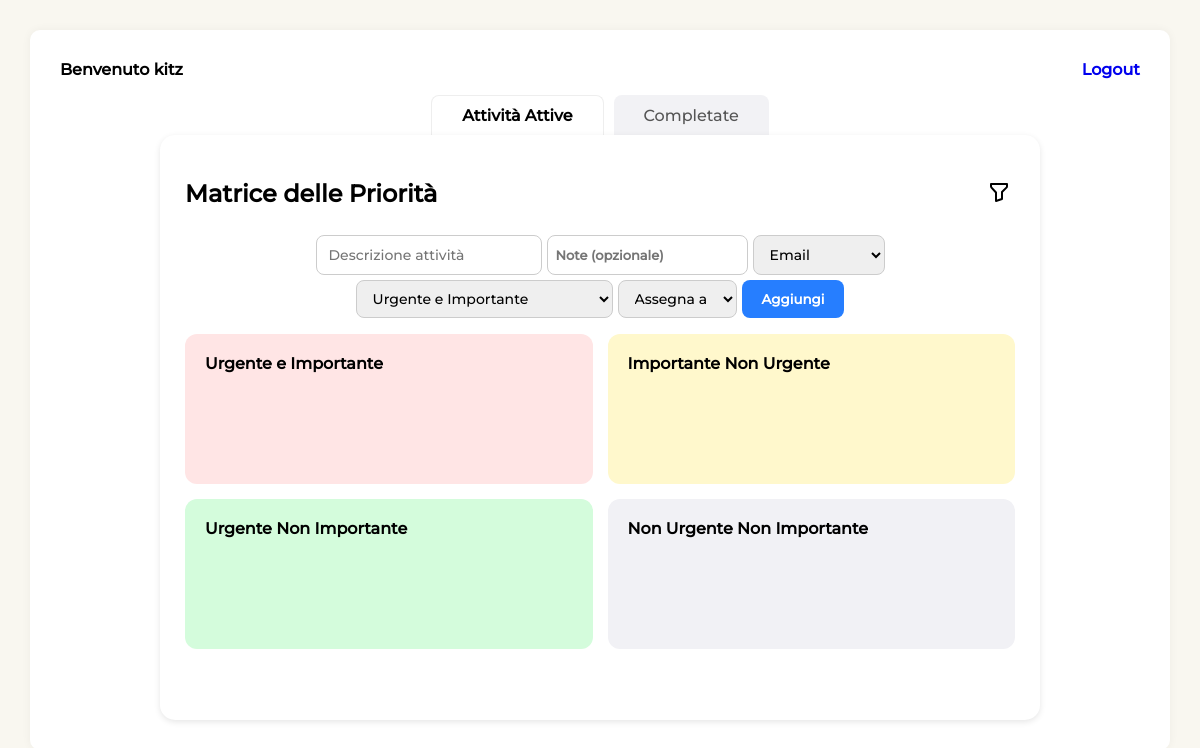
The app's page /home/ (signed in), older data.
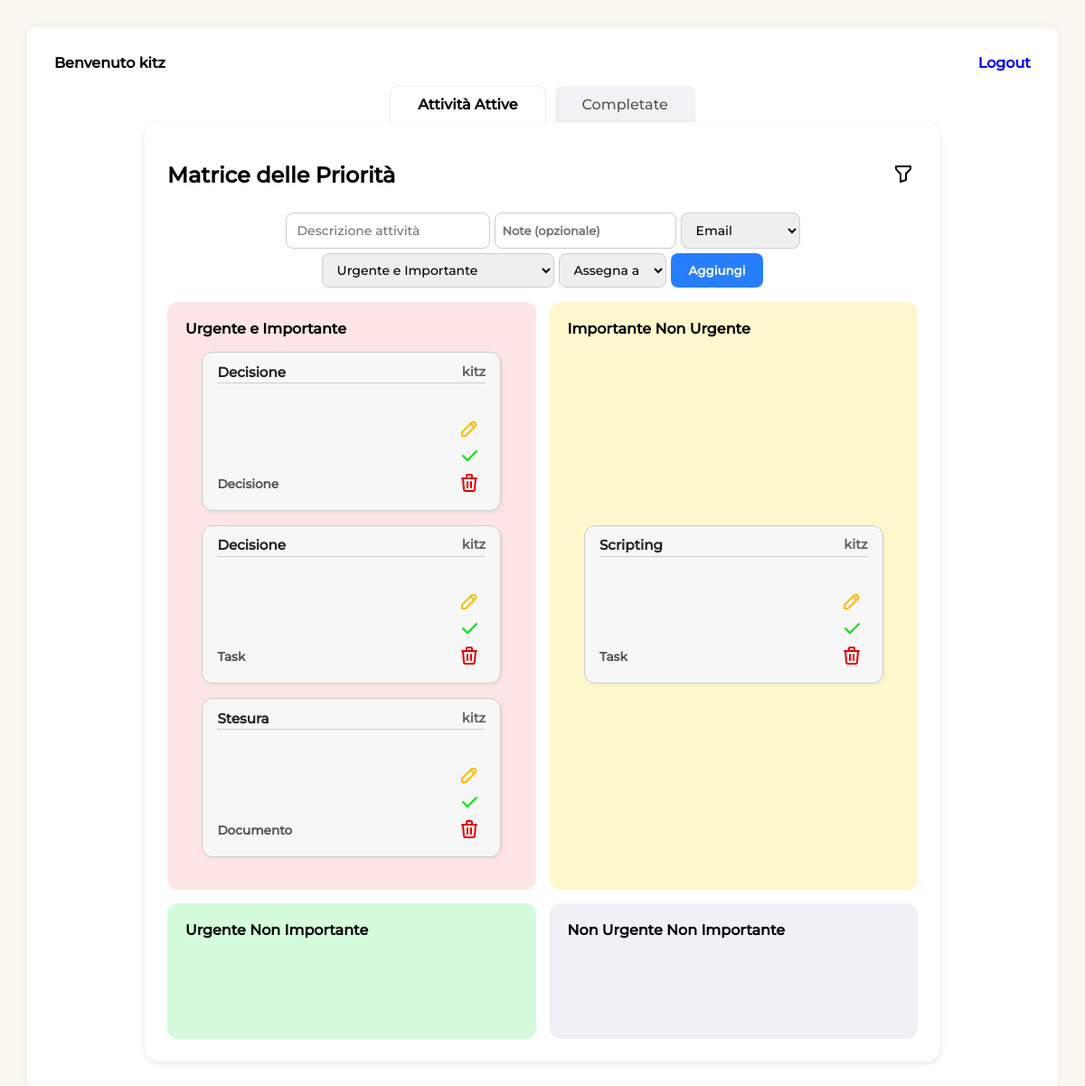
The same page, newer data.
### sbk_app/models.py (models this page shows, shortened)
class Task(models.Model):
    TIPO_CHOICES = [
        ('Email', 'Email'),
        ('Telefono', 'Telefono'),
        ('Documento', 'Documento'),
        ('Call', 'Call'),
        ('Task', 'Task'),
        ('Decisione', 'Decisione'),
    ]
    PRIORITA_CHOICES = [
        ('UI', 'Urgente e Importante'),
        ('IN', 'Importante Non Urgente'),
        ('UN', 'Urgente Non Importante'),
        ('NN', 'Non Urgente Non Importante'),
    ]
    descrizione = models.CharField(max_length=25)
    tipo = models.CharField(max_length=20, choices=TIPO_CHOICES)
    priorita = models.CharField(max_length=2, choices=PRIORITA_CHOICES)
    creatore = models.ForeignKey(User, on_delete=models.CASCADE)
    modificato_da = models.ForeignKey(User, on_delete=models.SET_NULL, null=True, blank=True, related_name='tasks_modifica')
    assegnato_a = models.ForeignKey(User, null=True, blank=True, on_delete=models.SET_NULL, related_name="task_assegnate")
    completata = models.BooleanField(default=False)
    data_creazione = models.DateTimeField(auto_now_add=True)
    note = models.TextField(blank=True, null=True)

### sbk_app/views.py (the view, shortened to what this page needs)
# urls.py: 2. Add a URL to urlpatterns:  path('', views.home, name='home')
@login_required(login_url='/accounts/login/')
def home(request):
    user = request.user
    assegnato_user = None
    if user.is_superuser:
        tasks_ui = Task.objects.filter(priorita='UI', completata=False)
        tasks_in = Task.objects.filter(priorita='IN', completata=False)
        tasks_un = Task.objects.filter(priorita='UN', completata=False)
        tasks_nn = Task.objects.filter(priorita='NN', completata=False)
        completate = Task.objects.filter(completata=True)
        utenti = User.objects.all()
    context = {
        'tasks_ui': tasks_ui,
        'tasks_in': tasks_in,
        'tasks_un': tasks_un,
        'tasks_nn': tasks_nn,
        'completate': completate,
        'utenti': utenti,
    }
    return render(request, "home.html", context)

### sbk_app/templates/home.html (shortened to what this page needs)
{% load static %}
<!DOCTYPE html>
<html lang="it">
<head>
  <link rel="stylesheet" href="{% static 'style.css' %}">
</head>
<body>
  <div class="container">
    {% if user.is_authenticated %}
      <div class="header"><h3>Benvenuto {{ user.username }}</h3> <h3><a href="{% url 'logout' %}">Logout</a></h3></div>
    {% endif %}
    <div class="tabs" id = "tabs">
      <button class="tab active" type="button" data-tab="attive">Attività Attive</button>
      <button class="tab" type="button" data-tab="completate">Completate</button>
    </div>
    <div class="card tab-content active" id="attive">
      <div class="task-filter-bar">
        <h2>Matrice delle Priorità </h2>
        <div class="dropdown">
          <button id="filterToggle" class="dropbtn" aria-haspopup="true" aria-expanded="false">
            <img src="{% static 'icone/filter.svg' %}" alt="Filtri" style="width: 24px; height: 24px;">
          </button>
        </div>
      </div>
      <form method="POST" class="input-group" id ="input-group">
        <input maxlength="25" title ="Max 25 caratteri" type="text" name="descrizione" id="descrizione" placeholder="Descrizione attività">
        <textarea name="note" id="note" placeholder="Note (opzionale)" rows="3"></textarea>
        <select name="tipo" id="tipo" title ="Tipo di Task" required>
          <option value="Email">Email</option>
        </select>
        <select name="priorita" id="priorita" title ="Priorità" required>
          <option value="UI">Urgente e Importante</option>
        </select>
        {% if user.is_superuser %}
        <select name="assegnato_a" id="assegnato_a">
          <option value="" selected>Assegna a</option>
        </select>
        {% endif %}
        <button type="submit" class="add-button" id="form-button">Aggiungi</button>
      </form>
      <div class="priority-grid">
        <div class="priority urgent-important">
          <h3>Urgente e Importante</h3>
          {% for task in tasks_ui %}
            <div class="task-card" >
              <div class="task-header">
                <div class="task-title">{{ task.descrizione }}</div>
                <div class="task-creator">{{ task.creatore.username }}</div>
              </div>
              <div class="task-details">
                <div class="task-type">
                  <p> {{ task.tipo }}</p>
                </div>
                <div class="task-actions">
                  <button class="edit-task" data-task-id="{{ task.id }}" data-tipo="{{ task.tipo }}" data-priorita="{{ task.priorita }}" title="Modifica"> <img src="{% static 'icone/pencil.svg' %}"/></button>
                  <button class="complete-task" data-task-id="{{ task.id }}" title="Completa"> <img src="{% static 'icone/check.svg' %}"/></button>
                  <button class="delete-task" data-task-id="{{ task.id }}" title="Elimina"> <img src="{% static 'icone/trash.svg' %}"/></button>
                </div>
              </div>
            </div>
          {% endfor %}
        </div>
        <div class="priority important-not-urgent">
          <h3>Importante Non Urgente</h3>
          {% for task in tasks_in %}
            <div class="task-card">
              <div class="task-header">
                <div class="task-title">{{ task.descrizione }}</div>
                <div class="task-creator">{{ task.creatore.username }}</div>
              </div>
              <div class="task-details">
                <div class="task-type">
                  <p> {{ task.tipo }}</p>
                </div>
                <div class="task-actions">
                  <button class="edit-task" data-task-id="{{ task.id }}" data-tipo="{{ task.tipo }}" data-priorita="{{ task.priorita }}" title="Modifica"> <img src="{% static 'icone/pencil.svg' %}"/></button>
                  <button class="complete-task" data-task-id="{{ task.id }}" title="Completa"> <img src="{% static 'icone/check.svg' %}"/></button>
                  <button class="delete-task" data-task-id="{{ task.id }}" title="Elimina"> <img src="{% static 'icone/trash.svg' %}"/></button>
                </div>
              </div>
            </div>
          {% endfor %}
        </div>
        <div class="priority urgent-not-important">
          <h3>Urgente Non Importante</h3>
        </div>
        <div class="priority not-urgent-not-important">
          <h3>Non Urgente Non Importante</h3>
        </div>
      </div>
    </div>
    </div>
</body>
</html>

### sbk_app/static/style.css (style rules this page uses)
* { box-sizing: border-box; }
body, input, textarea, select, button { font-family: 'Montserrat', sans-serif; }
body { background-color: #f9f7f0; margin: 0; padding: 0; min-height: 100vh; display: flex; justify-content: center; align-items: flex-start; }
.container { background: white; border-radius: 10px; padding: 30px; width: 95vw; max-width: 100%; min-height: 90vh; box-shadow: 0 0 10px rgba(0,0,0,0.05); margin: 30px auto; display: flex; flex-direction: column; }
.tabs { display: flex; justify-content: center; flex-wrap: wrap; gap: 10px; }
.tab { padding: 10px 30px; border: none; background-color: #f2f2f5; border-radius: 8px 8px 0 0; font-size: 16px; cursor: pointer; color: #555; }
.tab.active { background-color: white; font-weight: bold; color: black; border: 1px solid #eee; border-bottom: none; }
.card { background-color: white; border-radius: 15px; padding: 25px; margin-left: 100px; margin-right: 100px; box-shadow: 0 2px 6px rgba(0,0,0,0.1); flex-grow: 1; display: flex; flex-direction: column; min-height: 0; }
.input-group { margin-bottom: 1rem; display: flex; gap: 5px; justify-content: center; flex-wrap: wrap; }
.input-group input { padding: 8px 12px; border-radius: 8px; border: 1px solid #ccc; font-size: 14px; }
.input-group select { padding: 8px 12px; border-radius: 8px; border: 1px solid #ccc; font-size: 14px; }
.add-button { padding: 10px 20px; background-color: #267eff; color: white; border: none; border-radius: 8px; cursor: pointer; font-weight: 800; }
.priority-grid { display: grid; grid-template-columns: repeat(2, 1fr); gap: 15px; flex-grow: 1; height: auto; min-height: 0; }
.header { display: flex; justify-content: space-between; align-items: flex-start; gap: 10px; }
a { text-decoration: none; }
h3 { margin-top: 0; font-size: 16px; }
.priority { padding: 20px; border-radius: 12px; font-weight: bold; width: 100%; min-height: 150px; height: 100%; display: grid; align-items: flex-start; text-align: left; }
.urgent-important { background-color: #ffe5e5; }
.important-not-urgent { background-color: #fff8cc; }
.urgent-not-important { background-color: #d4fcdc; }
.not-urgent-not-important { background-color: #f1f1f5; }
.tab-content { display: none; }
.tab-content.active { display: block; }
.task-card { background-color: #f7f7f7; border: 1px solid #ccc; border-radius: 12px; padding: 0.8rem 1rem; width: 90%; max-width: 400px; overflow:hidden; display: flex; flex-direction: column; justify-content: space-between; box-shadow: 2px 2px 5px rgba(0, 0, 0, 0.05); margin: 0 auto 1rem auto; }
.task-header { display: flex; justify-content: space-between; align-items: flex-start; gap: 10px; border: #ccc; border-width: 0 0 1px 0; border-style: solid; padding-bottom: 2px; }
.task-title { font-weight: bold; font-size: 0.95rem; color: #222; line-height: 1.2; max-height: 2.5em; overflow: hidden; -webkit-box-orient: vertical; text-overflow: ellipsis; }
.task-creator { font-weight: 700; font-size: 0.95rem; color: #222; line-height: 1.2; overflow: hidden; -webkit-box-orient: vertical; text-overflow: ellipsis; }
.task-creator { font-size: 0.9rem; color: #666; }
.task-details { font-size: 0.85em; color: #555; white-space: nowrap; overflow:visible; text-overflow: ellipsis; display: flex; justify-content: space-between; align-items: flex-end; }
#note { resize: none; height: 2.5rem; padding: 11px 8px; font-size: 13px; border: 1px solid #ccc; border-radius: 8px; font-family: inherit; box-sizing: border-box; font-weight: 700; }
.task-actions { margin-top: 2.3rem; flex-wrap: nowrap; display: flex; align-items: center; flex-direction: column; justify-content: space-between; }
.task-type p { flex-wrap: nowrap; display: flex; flex-direction: column; margin-bottom: 0.5rem; justify-content: flex-end; }
.task-actions button { background: none; border: none; cursor: pointer; font-size: 1.1rem; color: #555; transition: color 0.2s ease; }
.task-filter-bar { display: flex; flex-wrap: wrap; gap: 1rem; margin: 1rem 0 1.5rem 0; align-items: center; justify-content: space-between; }
.dropdown { position: relative; display: inline-flex; margin-left: 0.5rem; gap: 0.5rem; }
.dropbtn { background: none; border: none; cursor: pointer; padding: 4px; }
h2 { margin: 0; }

Row changes from the older to the newer data that the page shows:
added Task: descrizione "Decisione", creatore.username "kitz", tipo "Decisione", shown under "Urgente e Importante"
added Task: descrizione "Decisione", creatore.username "kitz", tipo "Task", shown under "Urgente e Importante"
added Task: descrizione "Stesura", creatore.username "kitz", tipo "Documento", shown under "Urgente e Importante"
added Task: descrizione "Scripting", creatore.username "kitz", tipo "Task", shown under "Importante Non Urgente"
